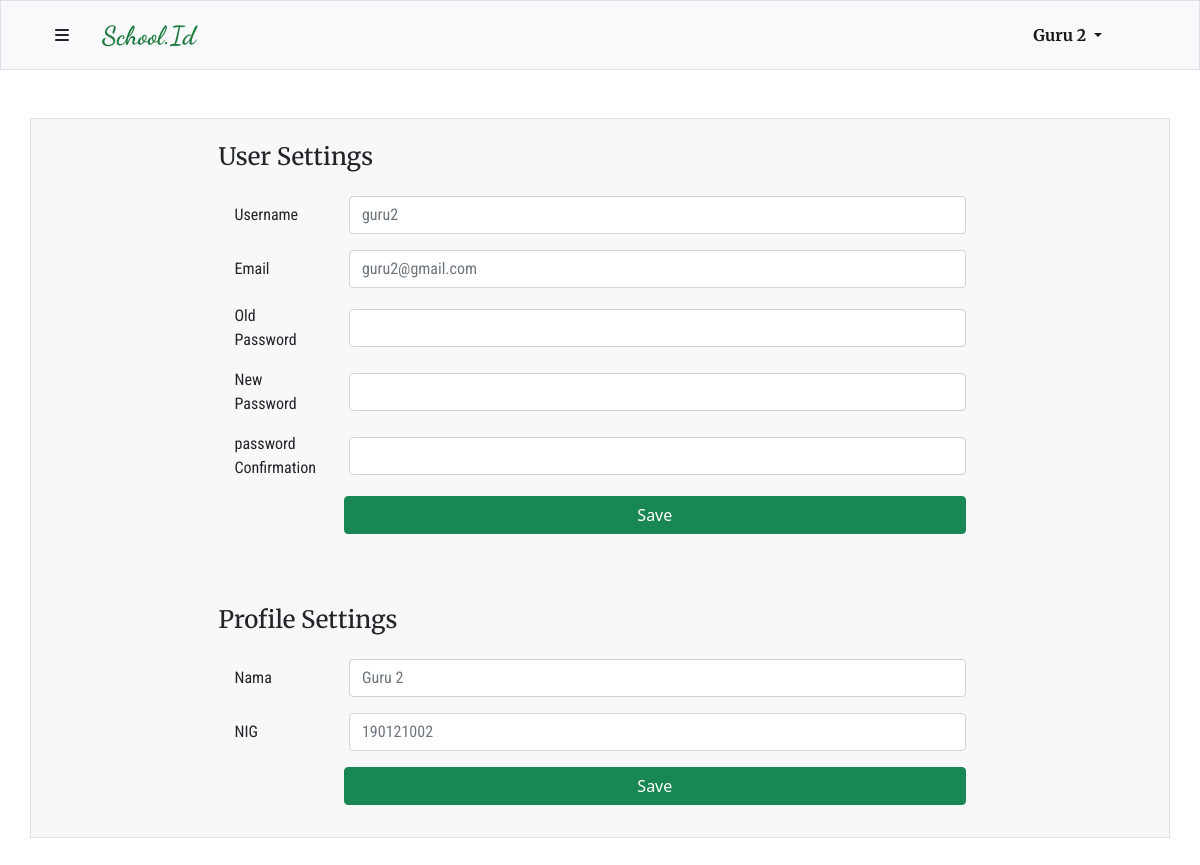
Page /editprofil.php (signed in) on the committed database.
### tables this page shows
CREATE TABLE `guru` (
  `id` int(10) UNSIGNED NOT NULL,
  `nama_guru` varchar(200) NOT NULL,
  `NIG` char(9) NOT NULL,
  `mapel_id` int(10) UNSIGNED NOT NULL,
  `user_id` int(10) UNSIGNED NOT NULL
);

CREATE TABLE `user` (
  `id` int(10) UNSIGNED NOT NULL,
  `username` varchar(100) NOT NULL,
  `password` varchar(200) NOT NULL,
  `email` varchar(200) NOT NULL,
  `status` enum('ADMIN','GURU','SISWA') DEFAULT NULL,
  `Created_at` timestamp NOT NULL DEFAULT current_timestamp()
);

### function.php (called while the page is built, shortened)
<?php
$connection = mysqli_connect("localhost","root","","tubes");
function show($query) {
    global $connection;
    $box = [];
    $result = mysqli_query($connection, $query);
    while($row = mysqli_fetch_assoc($result)) {
        $box[] = $row;
    }
    return $box;
}
?>

### editprofil.php (the view, shortened to what this page needs)
<?php
require 'function.php';
$userID = $_SESSION["userID"];
$user = show("SELECT * FROM user WHERE id = $userID")[0];
if(isset($_SESSION["member"])) {
    if($_SESSION["member"] === "siswa") {
        $profil = show("SELECT * FROM siswa WHERE user_id = $userID")[0];
    } else {
        $profil = show("SELECT * FROM guru WHERE user_id = $userID")[0];
    }
}
?>
<!DOCTYPE html>
<html lang="en">
<head>
    <link href="https://cdn.jsdelivr.net/npm/bootstrap@5.1.3/dist/css/bootstrap.min.css" rel="stylesheet">
    <link rel="stylesheet" href="style/navbar.css">
    <link rel="stylesheet" type="text/css" href="style/editprofil.css">
</head>
<body>
    <?php include'navbar.php' ?>
     <div class="container form-container my-5 border">
         <div class="row">
            <div class="col-lg-12 py-2 px-4 mb-3">
                    <div class="title-form my-3 mx-auto">
                        <h4>User Settings</h4>
                    </div>
                    <form class="mx-auto" method="POST">
                        <table width="100%">
                            <tr>
                                <td class="px-3 py-2" width="15%">
                                    <label for="uname">Username</label>
                                </td>
                                <td class="px-3 py-2">
                                    <input class="form-control" type="text" name="uname" id="uname" placeholder="<?=$user["username"]?>">
                                </td>
                            </tr>
                            <tr>
                                <td class="px-3 py-2" width="15%">
                                    <label for="email">Email</label>
                                </td>
                                <td class="px-3 py-2">
                                    <input class="form-control" type="email" name="email" id="email" placeholder="<?=$user["email"]?>">
                                </td>
                            </tr>
                            <tr>
                                <td class="px-3 py-2">
                                    <label for="password">Old Password</label>
                                </td>
                                <td class="px-3 py-2">
                                    <input class="form-control" type="password" name="passwordold" id="password" >
                                </td>
                            </tr>
                            <tr>
                                <td class="px-3 py-2">
                                    <label for="password">New Password</label>
                                </td>
                                <td class="px-3 py-2">
                                    <input class="form-control" type="password" name="passwordnew" id="password">
                                </td>
                            </tr>
                            <tr>
                                <td class="px-3 py-2">
                                    <label for="password">password Confirmation</label>
                                </td>
                                <td class="px-3 py-2">
                                    <input class="form-control" type="password" name="passwordconfirm" id="password">
                                </td>
                            </tr>
                            <tr>
                                <td class="px-3 py-2" colspan="2">
                                    <button class="btn btn-success d-block ms-auto" style="width: 85%;" name="updateuser">Save</button>
                                </td>
                            </tr>
                        </table>
                    </form>
            </div>
            <?php if(isset($_SESSION["member"])) : ?>
                <div class="col-lg-12 py-2 px-4 my-3">
                        <div class="title-form my-3 mx-auto">
                            <h4>Profile Settings</h4>
                        </div>
                        <form class="mx-auto" method="POST">
                            <table width="100%">
                                <?php if(isset($_SESSION["member"])) : ?>
                                    <?php if($_SESSION["member"] === "siswa") :?>
                                        <tr>
                                            <td class="px-3 py-2" width="15%">
                                                <label for="name">Nama</label>
                                            </td>
                                            <td class="px-3 py-2">
                                                <input class="form-control" type="text" name="nama" id="name" placeholder="<?=$profil["nama_siswa"]?>" autocomplete="off">
                                            </td>
                                        </tr>
                                        <tr>
                                            <td class="px-3 py-2" width="15%">
                                                <label for="nis">NIS</label>
                                            </td>
                                            <td class="px-3 py-2">
                                                <input class="form-control" type="text" name="ninduk" id="nis" placeholder="<?=$profil["NIS"]?>" autocomplete="off">
                                            </td>
                                        </tr>
                                    <?php else: ?>
                                    <tr>
                                        <td class="px-3 py-2" width="15%">
                                            <label for="name">Nama</label>
                                        </td>
                                        <td class="px-3 py-2">
                                            <input class="form-control" type="text" name="nama" id="name" placeholder="<?=$profil["nama_guru"]?>" autocomplete="off">
                                        </td>
                                    </tr>
                                    <tr>
                                        <td class="px-3 py-2" width="15%">
                                            <label for="nig">NIG</label>
                                        </td>
                                        <td class="px-3 py-2">
                                            <input class="form-control" type="text" name="ninduk" id="nig" placeholder="<?=$profil["NIG"]?>" autocomplete="off">
                                        </td>
                                    </tr>
                                    <?php endif ; ?>
                                <?php endif ; ?>
                                <tr>
                                    <td class="px-3 py-2" colspan="2">
                                        <button class="btn btn-success d-block ms-auto" style="width: 85%;" name="updateprofil">Save</button>
                                    </td>
                                </tr>
                            </table>
                        </form>
                </div>
            <?php endif ;?>
         </div>
     </div>
</body>
</html>

### navbar.php (shortened to what this page needs)
<?php
$connection = mysqli_connect("localhost","root","","tubes");
$id = $_SESSION["userID"];
if(isset($_SESSION["admin"])) {
    $admin = mysqli_query($connection, "SELECT username FROM user WHERE id = $id");
    $data = mysqli_fetch_assoc($admin);
} elseif (isset($_SESSION["member"])) {
    if ($_SESSION["member"] === "siswa") {
            $namaSiswa = mysqli_query($connection, "SELECT * FROM siswa WHERE user_id = $id");
            $data = mysqli_fetch_assoc($namaSiswa);
            $navbarID = $data["kelas_id"];
            $navbar= show("SELECT mapel.* FROM siswa JOIN mapel_kelas ON mapel_kelas.kelas = siswa.kelas_id JOIN guru ON guru.id = mapel_kelas.guru JOIN mapel ON mapel.id = guru.mapel_id WHERE siswa.user_id = $id ORDER BY nama_mapel ASC");
    } else {
            $namaGuru = mysqli_query($connection, "SELECT * FROM guru WHERE user_id = $id");
            $data = mysqli_fetch_assoc($namaGuru);
    }
}
?>
    <nav class="navbar navbar-expand-lg navbar-light bg-light container-fluid border sticky-top">
        <div class="container navbar-head">
         <div class="logo">
            <button class="btn" type="button" data-bs-toggle="offcanvas" data-bs-target="#offcanvasRight" aria-controls="offcanvasRight"><i class="fas fa-bars"></i></button>
            <?php if(isset($_SESSION["admin"])) : ?>
                <a class="navbar-brand" href="admin.php">School.Id</a>
            <?php else : ?>
                <a class="navbar-brand" href="dashboard.php">School.Id</a>
            <?php endif ; ?>
         </div>
          <div class="login-register collapse navbar-collapse" id="navbarSupportedContent">
            <ul class="navbar-nav me-auto mb-2 mb-lg-0">
              <li class="nav-item dropdown">
                <a class="nav-link dropdown-toggle active me-5" href="" id="navbarDropdown" role="button" data-bs-toggle="dropdown" aria-expanded="false">
                    <?php if(isset($_SESSION["admin"])) : ?>
                         <?=$data["username"] ; ?>
                    <?php elseif($_SESSION["member"] === "siswa") :?>
                        <?=$data["nama_siswa"] ; ?>
                    <?php else :?>
                        <?=$data["nama_guru"] ; ?>
                    <?php endif ; ?>
                </a>
              </li>
            </ul>
          </div>
        </div>
    </nav>

### style/navbar.css (style rules this page uses)
* { margin: 0; padding: 0; box-sizing: border-box; }
.navbar { background-color: #f8f8f8; height: 70px; }
.navbar-brand { text-align: center; font-weight: 900 !important; font-size : 26px; margin: 0; padding: 0 20px; font-family: 'Dancing Script'; color: #1E7B40 !important; }
.navbar .logo { display: flex; text-align: center; }
.navbar .login-register { flex-grow: 0; font-family: 'Merriweather'; font-weight: bolder; }

### style/editprofil.css (style rules this page uses)
.form-container { background-color: #f8f8f8; }
form { width: 70%; }
.title-form { font-family: 'Merriweather'; font-weight: bolder; width: 70%; }
table tr td label { font-family: 'Roboto Condensed'; }
table tr td input { font-family: 'Roboto Condensed'; }

### rows in the picture
guru: nama_guru "Guru 2", nama "Guru 2", ninduk "190121002"
user: uname "guru2", email "guru2@gmail.com"
